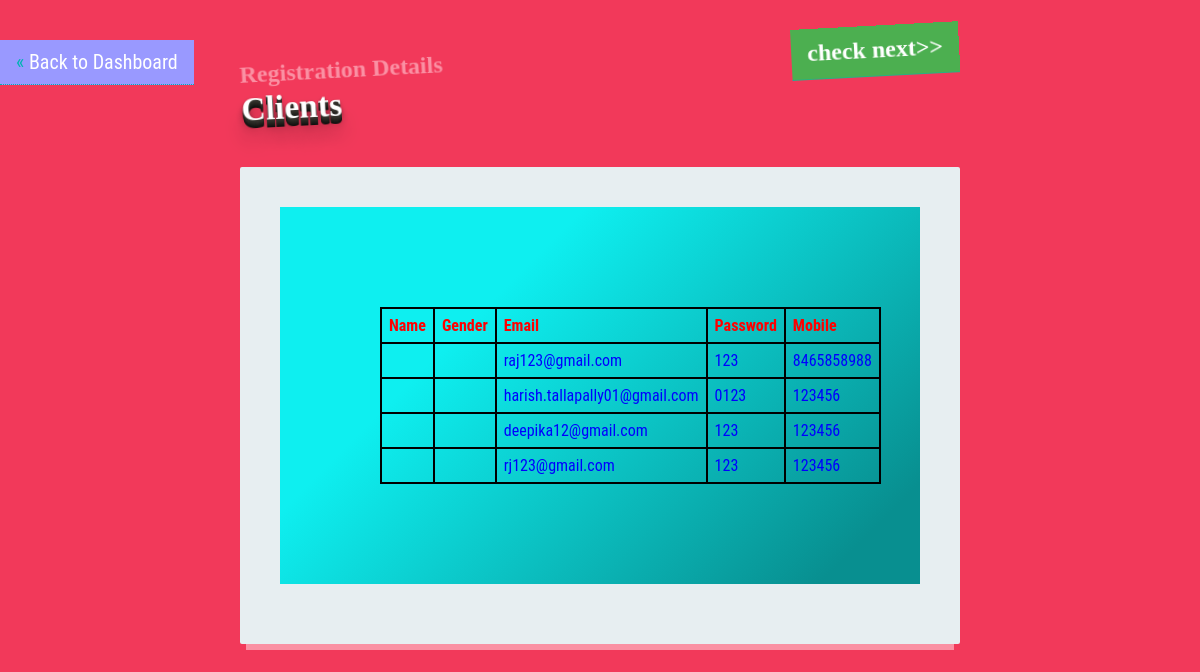
The app's page /displayregister.php with its own data.
### tables this page shows
CREATE TABLE `register` (
  `username` varchar(100) NOT NULL,
  `email` varchar(150) NOT NULL,
  `password` varchar(100) NOT NULL,
  `mobile` varchar(50) NOT NULL
);

### displayregister.php (the view, shortened to what this page needs)
<?php
$host="localhost";
$dbusername="root";
  $dbpassword="";
  $dbname="job";
  $conn=mysqli_connect($host,$dbusername,$dbpassword,$dbname);
$query="select * from register";
$data=mysqli_query($conn,$query);
$total=mysqli_num_rows($data);
if($total!=0)
{
?>
<head>
</head><body> <a href="dashboard.php" class="previous">&laquo;<font color="white"> Back to Dashboard</a><h1><small> <b>Registration Details<a href="displaycontact.php" class="next"><font color="white"> check next>></a></b></small>Clients </h1>
<div class="sandbox">
      <div class="content">
          <div class="register-wrapper">
              <div class="container">
  <table >
    <thead>
      <tr>
       <font size="10%" ><th>Name</b></th>
        <th>Gender</th>
        <th>Email</th>
        <th>Password</th>
        <th>Mobile</th>
     </font>
      </tr>
    </thead>
    <tbody>
      <?php
     while($result=mysqli_fetch_assoc($data))
     {
      echo  "<tr>
        <td>".$result['name']."</td>
         <td>".$result['gender']."</td>
         <td>".$result['email']."</td>
        <td>".$result['password']."</td>
        <td>".$result['mobile']."</td>
      </tr>";
     }
   }
     else
     {
      echo "No Record Found!!!!!";
     }
     ?>
    </tbody>
  </table></center>
</div>
            </div>
          </div>
      </div>
</body></html>

### displayregister.php (style rules this page uses)
table, td, th { border: 2px solid black; padding: 7px; }
table { border-collapse: collapse; width: 50%; }
th { text-align: left; color:red; }
tr { color:blue; }
body { background-color: red; background-image: url(ret.jpg); }
a { background-color: red; text-decoration: none; display: inline-block; padding: 8px 16px; float: right; }
.register-wrapper { background-image: -webkit-linear-gradient(135deg, #0eeff0 30%, #088f90 90%); background-image: linear-gradient(135deg, #0eeff0 30%, #088f90 90%); position: relative; z-index: 3; padding: 100px; color: #999; font-size: 1rem; }
.register-wrapper * { box-sizing: border-box; }
body { font-family: 'Roboto Condensed', "Helvetica Neue", Helvetica, Arial, sans-serif; background: #f2395a; font-size: 20px; line-height: 28px; color: #323b40; margin: 40px 0; }
body::before { position: fixed; content: ""; height: 400px; width: 400px; top: 20px; right: 30px; background: url('../_theme-styles/img/CSS30_Logo.png') no-repeat; background-size: 100%; opacity: .2; }
h1,h2,h3,h4,h5,h6 { font-family: 'Bubblegum Sans', cursive; }
h1 { width: 60%; max-width: 960px; margin: 0 auto 60px; transform: rotate(-3deg); color: white; text-align: left; font-size: 2.1rem; line-height: 2.1rem; text-shadow: 0 1px 0 hsl(52,7%,20%), 0 2px 0 hsl(52,7%,18%), 0 3px 0 hsl(52,7%,16%), 0 4px 0 hsl(52,7%,14%), 0 5px 0 hsl(52,7%,12%), 0 6px 0 hsl(52,7%,10%), 0 7px 0 hsl(52,7%,8%), 0 8px 0 hsl(52,7%,6%), 0 0 5px rgba(0,0,0,.05), 0 1px 3px rgba(0,0,0,.2), 0 3px 5px rgba(0,0,0,.2), 0 5px 10px rgba(0,0,0,.2), 0 10px 10px rgba(0,0,0,.2), 0 20px 20px rgba(0,0,0,.3); }
h1 small { font-size: 1.5rem; display: block; color: #fa90a3; text-shadow: none; }
a:link, a:visited { color: #00B3B4; text-decoration: none; border-bottom: dotted 1px #00B3B4; }
.sandbox, .final-result, .info { position: relative; background: #e7eef1; width: 60%; max-width: 960px; margin: 60px auto; padding: 40px 40px 60px; box-sizing: border-box; border-radius: 2px; box-shadow: 0 12px 0 -6px #fa90a3; }
.next { background-color: #4CAF50; color: white; }
a { text-decoration: none; display: inline-block; padding: 8px 16px; float: right; }
.previous { background-color: #9999ff; color: black; float:left; }

### records on screen
register: email "raj123@gmail.com", password "123", mobile "8465858988"
register: email "harish.tallapally01@gmail.com", password "0123", mobile "123456"
register: email "deepika12@gmail.com", password "123", mobile "123456"
register: email "rj123@gmail.com", password "123", mobile "123456"
